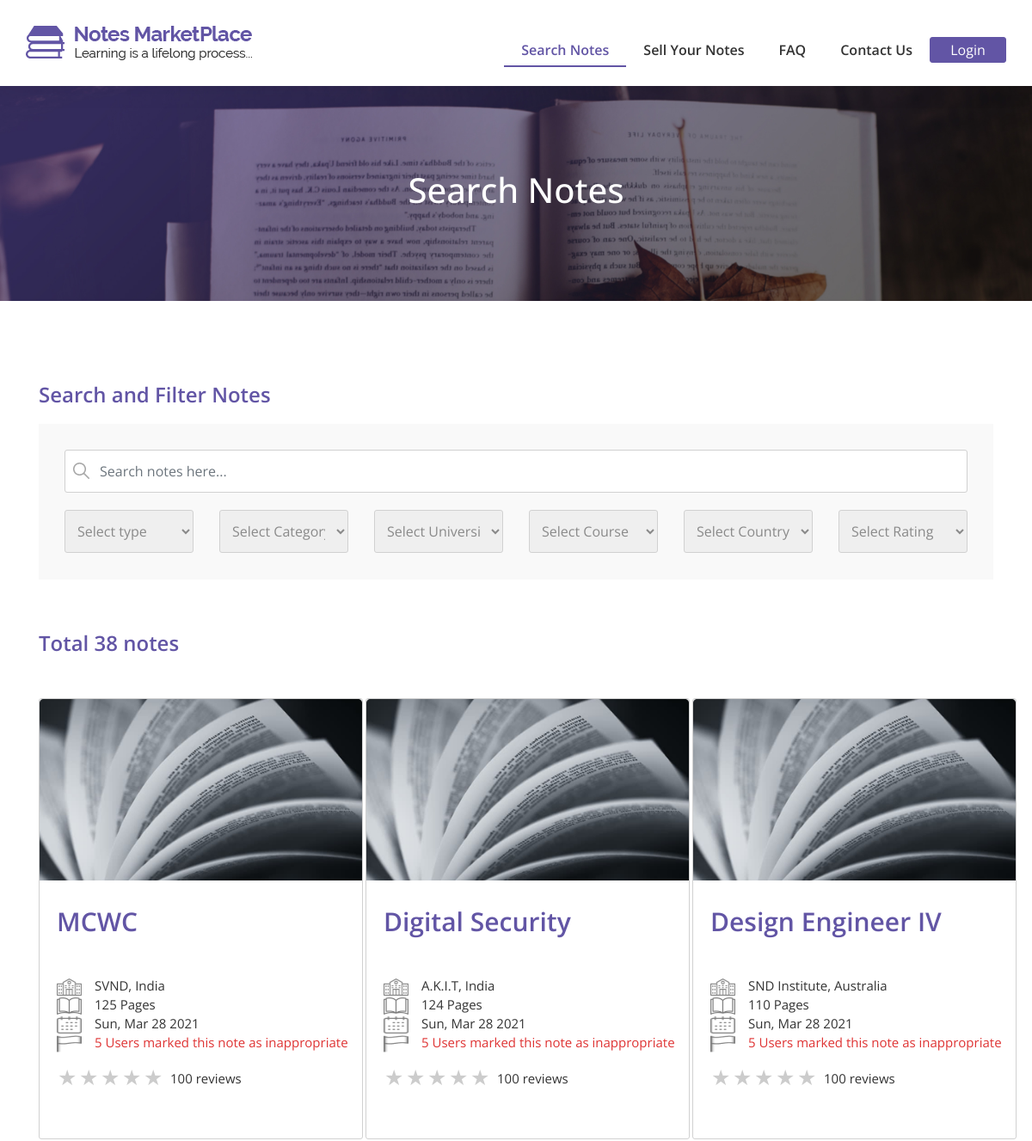
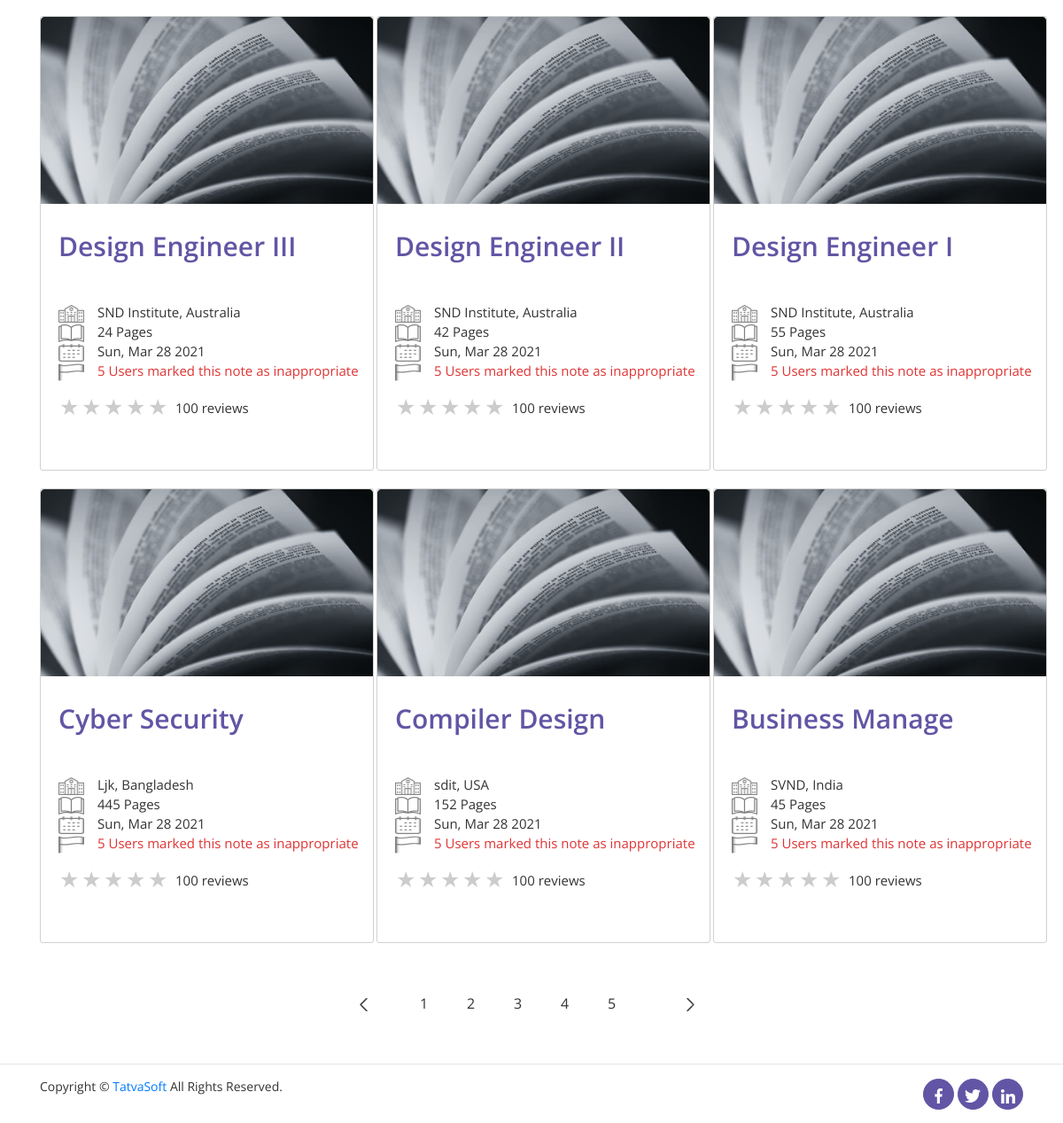
The app's page /front/s1.php with its own data (2 pictures, top to bottom).
### tables this page shows
CREATE TABLE `sellernotes` (
  `ID` int(11) NOT NULL,
  `SellerID` int(11) NOT NULL,
  `Status` int(11) NOT NULL,
  `ActionedBy` int(11) DEFAULT NULL,
  `AdminRemarks` varchar(255) DEFAULT NULL,
  `PublishedDate` datetime DEFAULT current_timestamp(),
  `Title` varchar(100) NOT NULL,
  `Category` int(11) NOT NULL,
  `DisplayPicture` varchar(500) DEFAULT NULL,
  `NoteType` int(11) DEFAULT NULL,
  `NumberofPages` int(11) DEFAULT NULL,
  `Description` varchar(255) NOT NULL,
  `UniversityName` varchar(200) DEFAULT NULL,
  `Country` int(11) DEFAULT NULL,
  `Course` varchar(100) DEFAULT NULL,
  `CourseCode` varchar(100) DEFAULT NULL,
  `Professor` varchar(100) DEFAULT NULL,
  `IsPaid` int(1) NOT NULL DEFAULT 0,
  `SellingPrice` decimal(10,0) DEFAULT NULL,
  `NotesPreview` varchar(255) DEFAULT NULL,
  `CreatedDate` datetime DEFAULT current_timestamp(),
  `CreatedBy` int(11) DEFAULT NULL,
  `ModifiedDate` datetime DEFAULT current_timestamp(),
  `ModifiedBy` int(11) DEFAULT NULL,
  `IsActive` bit(1) NOT NULL DEFAULT b'1'
);

CREATE TABLE `countries` (
  `ID` int(11) NOT NULL,
  `Name` varchar(100) NOT NULL,
  `CountryCode` varchar(100) NOT NULL,
  `CreatedDate` datetime DEFAULT current_timestamp(),
  `CreatedBy` int(11) DEFAULT NULL,
  `ModifiedDate` datetime DEFAULT NULL,
  `ModifiedBy` int(11) DEFAULT NULL,
  `IsActive` bit(1) NOT NULL DEFAULT b'1'
);

### front/s1.php (the view, shortened to what this page needs)
<?php
include '../php/dbcon.php';
?>
<!DOCTYPE html>
<html lang="en">
<?php include '../php/front-header.php'; ?>
    <section class="search_header ">
        <div class="m-top-100">
            <div class="search-image">
                <div class="search-text">
                    <h1>Search Notes</h1>
                </div>
            </div>
        </div>
    </section>
    <section id="search-note">
        <div class="container">
            <div class="search-filters">
                <h2>Search and Filter Notes</h2>
                <div class="filter-inputs">
                    <div class="filter-search">
                        <img src="../images/icons/search-icon.png" alt="search"><input type="search" class="form-control filters" placeholder="Search notes here...">
                    </div>
                    <div class="filters-other">
                        <div class="row">
                            <div class="col-md-2 col-sm-2 col-6">
                                <select class="filters-02">
                                    <option value="">Select type</option>
                                </select>
                            </div>
                            <div class="col-md-2 col-sm-2 col-6">
                                <select class="filters-02">
                                    <option value="">Select Category</option>
                                </select>
                            </div>
                            <div class="col-md-2 col-sm-2 col-6">
                                <select class="filters-02">
                                    <option value="">Select University</option>
                                </select>
                            </div>
                            <div class="col-md-2 col-sm-2 col-6">
                                <select class="filters-02">
                                    <option value="">Select Course</option>
                                </select>
                            </div>
                            <div class="col-md-2 col-sm-2 col-6">
                                <select class="filters-02">
                                    <option value="">Select Country</option>
                                </select>
                            </div>
                            <div class="col-md-2 col-sm-2 col-6">
                                <select class="filters-02">
                                    <option value="">Select Rating</option>
                                </select>
                            </div>
                        </div>
                    </div>
                </div>
            </div>
        </div>
    </section>
    <div class="search-result">
       <?php
        if(isset($_GET['page'])){
                        $page = $_GET['page'];
                        $page =mysqli_real_escape_string($con,$page);
                        $page = htmlentities($page);
                    }else{
                        $page = 1;
                    }
                    $num_per_page = 9;
                    $start_from = ($page-1) * $num_per_page;
        $selectquery="select sellernotes.Title,sellernotes.UniversityName,countries.Name,sellernotes.NumberofPages,sellernotes.CreatedDate from sellernotes,countries where sellernotes.Country=countries.ID ORDER BY sellernotes.CreatedDate DESC LIMIT $start_from,$num_per_page";
        $squery= mysqli_query($con,$selectquery);
        $numquery = "SELECT * FROM sellernotes";
        $noquery = mysqli_query($con,$numquery);
        $totalrecords = mysqli_num_rows($noquery);
        $total_pages = ceil($totalrecords / $num_per_page);
        ?>
        <div class="container">
          <h2>Total <span><?php echo $totalrecords;?></span> notes </h2>
           <div class="row">
           <?php
               while($result=mysqli_fetch_array($squery)){
                   ?>
                   <div class="col-lg-4 col-md-4 col-sm-12 col-12">
                <div class="notes card" style="margin-top:20px;">
                    <div class="card-img-top">
                        <img src="../images/books/1.png" alt="note image" class="note-img img-fluid">
                        </div>
                        <div class="details card-body">
                            <a href="note-details.php" style="text-decoration: none;"><h4 class="card-title" style="font-size: 30px;line-height: 35px;"><?php echo $result['Title'];?></h4></a>
                            <p class="card-text"><img src="../images/icons/university.png"><?php echo $result['UniversityName'];?>, <?php echo $result['Name'];?></p>
                            <p class="card-text"><img src="../images/icons/pages.png"><?php echo $result['NumberofPages'];?> Pages</p>
                            <p class="card-text"><img src="../images/icons/date.png"><?php
                                $date = $result['CreatedDate'];
                                $timestamp = strtotime($date);
                                $new_date = date("D, M d Y", $timestamp);
                                echo $new_date;
                                ?></p>
                            <p class="card-text"><img src="../images/icons/flag.png">5 Users marked this note as inappropriate</p>
                            <div class="ratings">
                                <div class="rate">
                                    <label for="star1" title="text">1 stars</label>
                                    <label for="star2" title="text">2 stars</label>
                                    <label for="star3" title="text">3 stars</label>
                                    <label for="star4" title="text">4 stars</label>
                                    <label for="star5" title="text">5 star</label>
                                </div>
                                <p>100 reviews</p>
                            </div>
                        </div>
                </div>
            </div>
                   <?php
               }
            ?>
            </div>
        </div>
    </div>
    <section class="pages">
        <div class="container">
            <div class="row">
                <ul class="pagination">
                    <li class="page-item <?php if($page == 1){ echo 'disabled'; }?>">
                        <a class="page-link page-link-icon" href="SEARCH.php?page=<?php echo $page-1 ; ?>" aria-label="Previous">
                            <img src="../images/icons/left-arrow.png">
                        </a>
                    </li>
                    <?php
                        for($i=1;$i<=$total_pages;$i++){
                            ?>
                            <li class="page-item"><a class="page-link <?php if($page == $i) { echo 'active'; }
                                ?> " href="SEARCH.php?page=<?php echo $i ; ?>"><?php echo $i ;?></a></li>
                            <?php
                        }
                    ?>
                    <li class="page-item <?php if($page == $total_pages){ echo 'disabled'; }?>">
                        <a class="page-link page-link-icon" href="SEARCH.php?page=<?php echo $page+1 ; ?>" aria-label="Next">
                            <img src="../images/icons/right-arrow.png">
                        </a>
                    </li>
                </ul>
            </div>
        </div>
    </section>
<?php include '../php/footer.php'; ?>
</html>

### records on screen
sellernotes: Title "MCWC", UniversityName "SVND", Country.Name "India", NumberofPages "125", CreatedDate "Sun, Mar 28 2021"
sellernotes: Title "Digital Security", UniversityName "A.K.I.T", Country.Name "India", NumberofPages "124", CreatedDate "Sun, Mar 28 2021"
sellernotes: Title "Design Engineer IV", UniversityName "SND Institute", Country.Name "Australia", NumberofPages "110", CreatedDate "Sun, Mar 28 2021"
sellernotes: Title "Design Engineer III", UniversityName "SND Institute", Country.Name "Australia", NumberofPages "24", CreatedDate "Sun, Mar 28 2021"
sellernotes: Title "Design Engineer II", UniversityName "SND Institute", Country.Name "Australia", NumberofPages "42", CreatedDate "Sun, Mar 28 2021"
sellernotes: Title "Design Engineer I", UniversityName "SND Institute", Country.Name "Australia", NumberofPages "55", CreatedDate "Sun, Mar 28 2021"
sellernotes: Title "Cyber Security", UniversityName "Ljk", Country.Name "Bangladesh", NumberofPages "445", CreatedDate "Sun, Mar 28 2021"
sellernotes: Title "Compiler Design", UniversityName "sdit", Country.Name "USA", NumberofPages "152", CreatedDate "Sun, Mar 28 2021"
sellernotes: Title "Business Manage", UniversityName "SVND", Country.Name "India", NumberofPages "45", CreatedDate "Sun, Mar 28 2021"

### other values on screen
$totalrecords "38"
